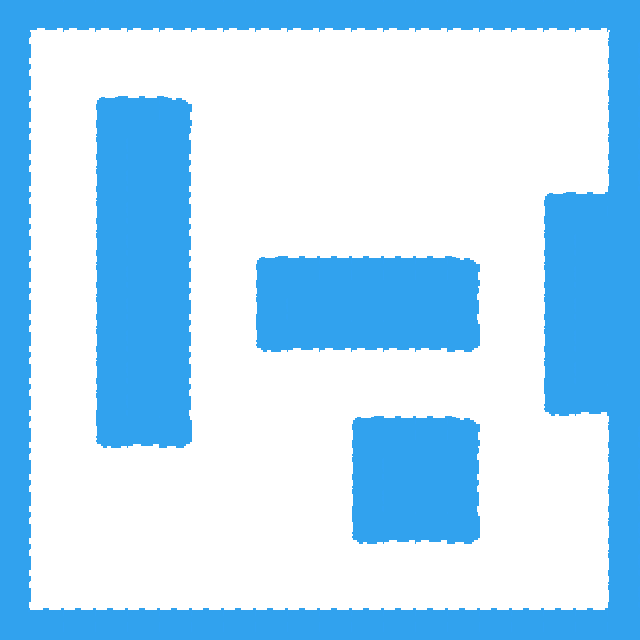

This is a level from a 2D game, rendered from its Tiled map with the project's own tilesets. A one-line summary and the complete map file follow:
An orthogonal 20x20 tile map with 32x32 px tiles, 2 tile layers (backgroundLayer, blockedLayer) and 4 objects.

<map version="1.0" orientation="orthogonal" renderorder="right-down" width="20" height="20" tilewidth="32" tileheight="32" nextobjectid="8">
 <tileset firstgid="1" name="tilemap32" tilewidth="32" tileheight="32" tilecount="625" columns="25">
  <image source="../images/tilemap32.png" width="800" height="800" />
 </tileset>
 <layer name="backgroundLayer" width="20" height="20">
  <data encoding="csv">
8,8,8,8,8,8,8,8,8,8,8,8,8,8,8,8,8,8,8,8,
8,8,8,8,8,8,8,8,8,8,8,8,8,8,8,8,8,8,8,8,
8,8,8,8,8,8,8,8,8,8,8,8,8,8,8,8,8,8,8,8,
8,8,8,8,8,8,8,8,8,8,8,8,8,8,8,8,8,8,8,8,
8,8,8,8,8,8,8,8,8,8,8,8,8,8,8,8,8,8,8,8,
8,8,8,8,8,8,8,8,8,8,8,8,8,8,8,8,8,8,8,8,
8,8,8,8,8,8,8,8,8,8,8,8,8,8,8,8,8,8,8,8,
8,8,8,8,8,8,8,8,8,8,8,8,8,8,8,8,8,8,8,8,
8,8,8,8,8,8,8,8,8,8,8,8,8,8,8,8,8,8,8,8,
8,8,8,8,8,8,8,8,8,8,8,8,8,8,8,8,8,8,8,8,
8,8,8,8,8,8,8,8,8,8,8,8,8,8,8,8,8,8,8,8,
8,8,8,8,8,8,8,8,8,8,8,8,8,8,8,8,8,8,8,8,
8,8,8,8,8,8,8,8,8,8,8,8,8,8,8,8,8,8,8,8,
8,8,8,8,8,8,8,8,8,8,8,8,8,8,8,8,8,8,8,8,
8,8,8,8,8,8,8,8,8,8,8,8,8,8,8,8,8,8,8,8,
8,8,8,8,8,8,8,8,8,8,8,8,8,8,8,8,8,8,8,8,
8,8,8,8,8,8,8,8,8,8,8,8,8,8,8,8,8,8,8,8,
8,8,8,8,8,8,8,8,8,8,8,8,8,8,8,8,8,8,8,8,
8,8,8,8,8,8,8,8,8,8,8,8,8,8,8,8,8,8,8,8,
8,8,8,8,8,8,8,8,8,8,8,8,8,8,8,8,8,8,8,8
</data>
 </layer>
 <layer name="blockedLayer" width="20" height="20">
  <data encoding="csv">
1,3,3,3,3,3,3,3,3,3,3,3,3,3,3,3,3,3,3,2,
28,0,0,0,0,0,0,0,0,0,0,0,0,0,0,0,0,0,0,29,
28,0,0,0,0,0,0,0,0,0,0,0,0,0,0,0,0,0,0,29,
28,0,0,5,4,6,0,0,0,0,0,0,0,0,0,0,0,0,0,29,
28,0,0,29,33,28,0,0,0,0,0,0,0,0,0,0,0,0,0,29,
28,0,0,29,33,28,0,0,0,0,0,0,0,0,0,0,0,0,0,29,
28,0,0,29,33,28,0,0,0,0,0,0,0,0,0,0,0,5,4,33,
28,0,0,29,33,28,0,0,0,0,0,0,0,0,0,0,0,29,33,33,
28,0,0,29,33,28,0,0,5,4,4,4,4,4,6,0,0,29,33,33,
28,0,0,29,33,28,0,0,29,33,33,33,33,33,28,0,0,29,33,33,
28,0,0,29,33,28,0,0,30,3,3,3,3,3,31,0,0,29,33,33,
28,0,0,29,33,28,0,0,0,0,0,0,0,0,0,0,0,29,33,33,
28,0,0,29,33,28,0,0,0,0,0,0,0,0,0,0,0,30,3,33,
28,0,0,30,3,31,0,0,0,0,0,5,4,4,6,0,0,0,0,29,
28,0,0,0,0,0,0,0,0,0,0,29,33,33,28,0,0,0,0,29,
28,0,0,0,0,0,0,0,0,0,0,29,33,33,28,0,0,0,0,29,
28,0,0,0,0,0,0,0,0,0,0,30,3,3,31,0,0,0,0,29,
28,0,0,0,0,0,0,0,0,0,0,0,0,0,0,0,0,0,0,29,
28,0,0,0,0,0,0,0,0,0,0,0,0,0,0,0,0,0,0,29,
26,4,4,4,4,4,4,4,4,4,4,4,4,4,4,4,4,4,4,33
</data>
 </layer>
 <objectgroup name="objectsLayer">
  <object id="2" gid="7" x="90.5785" y="572.168" width="32" height="32">
   <properties>
    <property name="type" value="playerStart" />
   </properties>
  </object>
  <object id="5" gid="53" x="39.1268" y="77.252" width="32" height="32">
   <properties>
    <property name="sprite" value="enemy" />
    <property name="type" value="enemy" />
   </properties>
  </object>
  <object id="6" gid="53" x="536.493" y="88.1284" width="32" height="32">
   <properties>
    <property name="sprite" value="enemy" />
    <property name="type" value="enemy" />
   </properties>
  </object>
  <object id="7" gid="53" x="568.344" y="459.315" width="32" height="32">
   <properties>
    <property name="sprite" value="enemy" />
    <property name="type" value="enemy" />
   </properties>
  </object>
 </objectgroup>
</map>